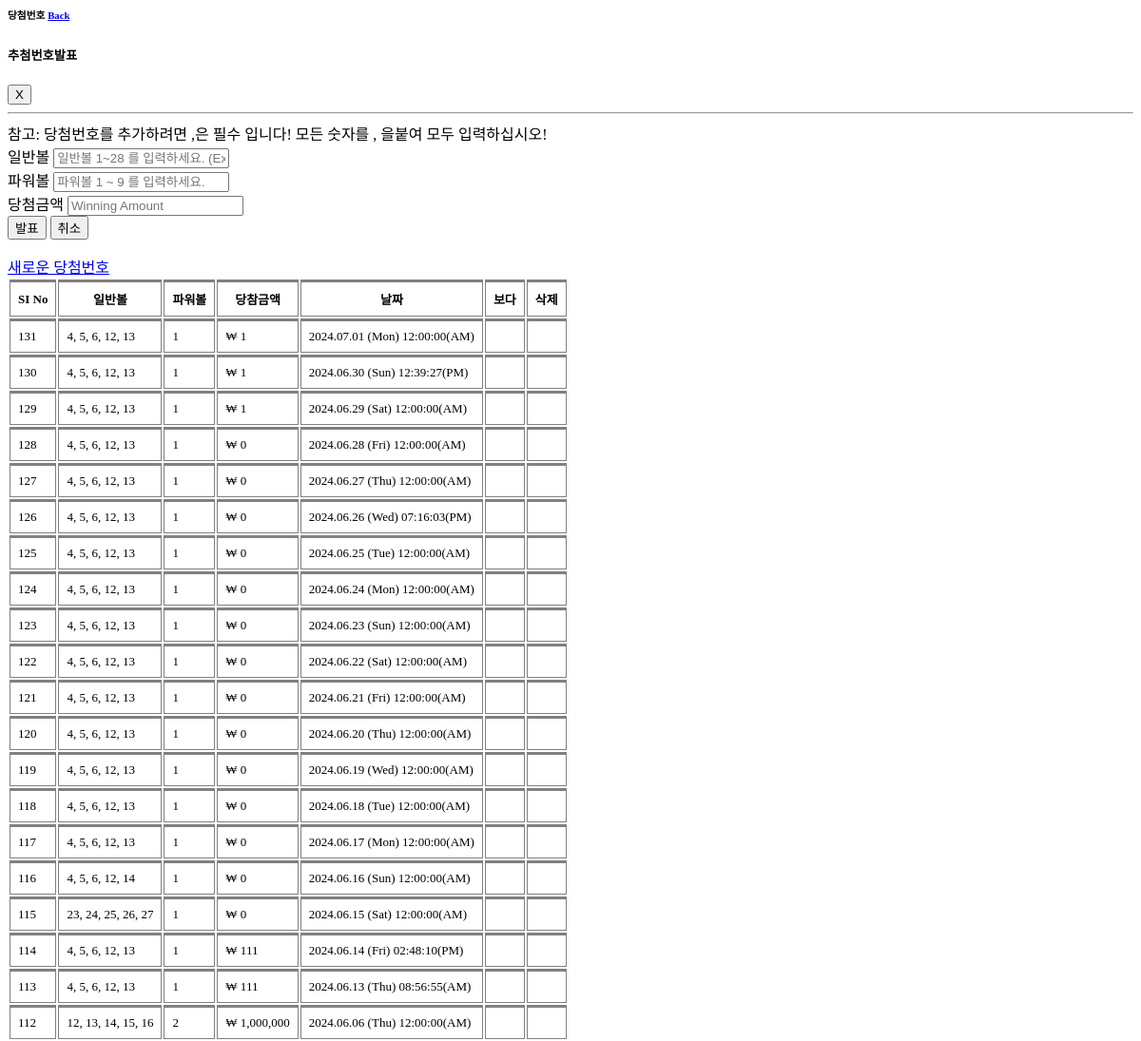
The app's page /admin/winning_numbers.php (upper part), older data.
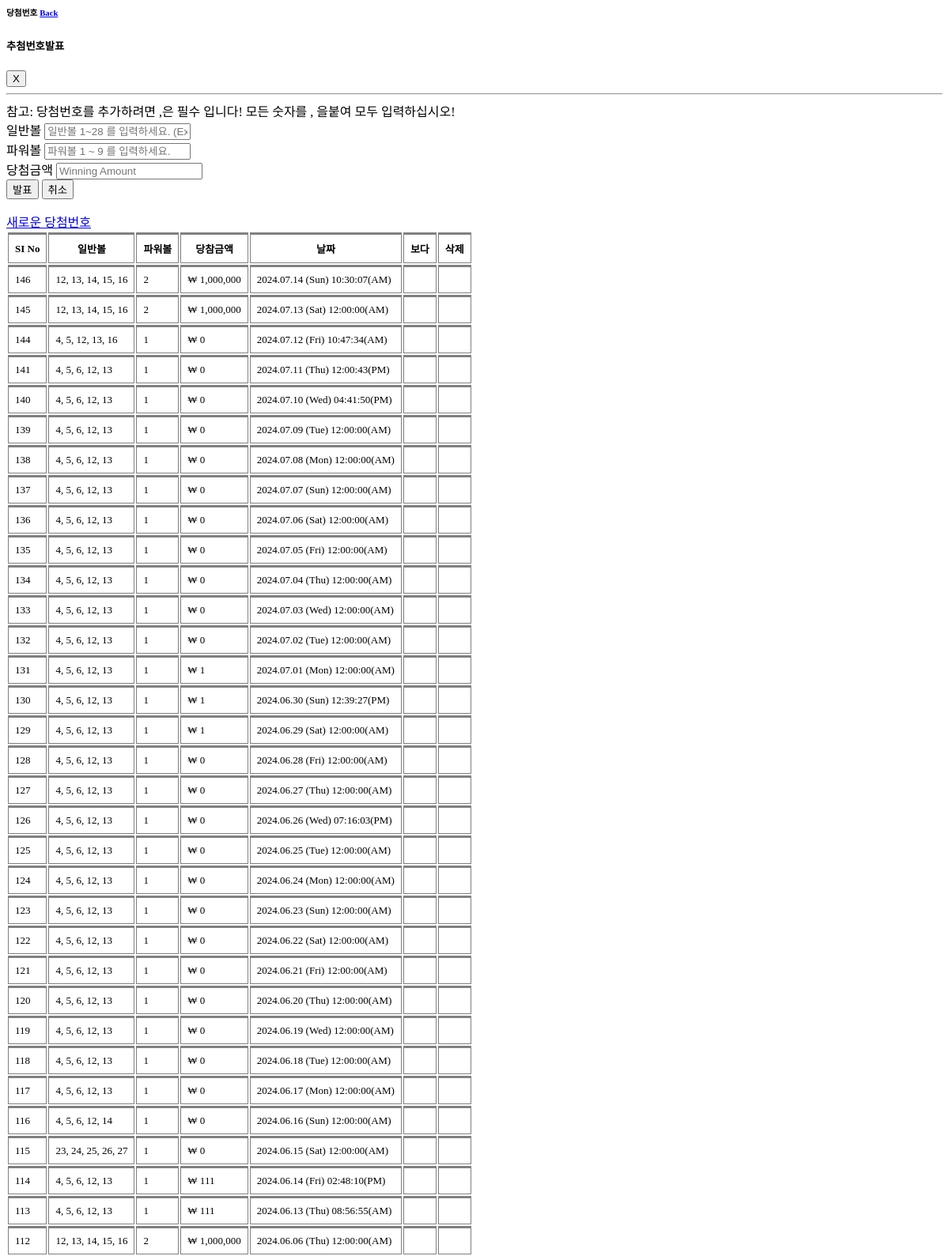
The same page, newer data.
### tables this page shows
CREATE TABLE `generate_numbers` (
  `gen_id` int(11) NOT NULL,
  `main_numbers` varchar(100) NOT NULL,
  `powerball_number` varchar(20) NOT NULL,
  `winning_price` int(100) NOT NULL DEFAULT 0,
  `generated_at` datetime NOT NULL DEFAULT current_timestamp()
);

### admin/winning_numbers.php (the view, shortened to what this page needs)
<div class="container-fluid pt-4 px-4">
    <div class="row g-4">
        <div class="col-sm-12">
            <div class="bg-secondary rounded h-100 p-4">
                <div>
                    <h6 class="mb-4">당첨번호
                        <a href="index.php" class="btn btn-primary btn-sm float-end">Back</a>
                    </h6>
                </div>
                <?php include_once("./data/create_numbers.php"); ?>
                <div class="d-flex">
                    <a href="#winningnumbers" class="btn btn-primary text-light btn-sm my-2 mx-0" data-bs-toggle="modal"><i class="bi bi-plus-square me-2"></i>새로운 당첨번호</a>
                </div>
                <div class="table-responsive my-2">
                    <table class="table table-bordered text-white text-center my-3" style="font-size: small;" id="myTable">
                        <thead>
                            <tr>
                                <th class="text-center">SI No</th>
                                <th class="text-center">일반볼</th>
                                <th class="text-center">파워볼</th>
                                <th class="text-center">당참금액</th>
                                <th class="text-center">날짜</th>
                                <th class="text-center">보다</th>
                                <th class="text-center">삭제</th>
                            </tr>
                        </thead>
                        <tbody>
                            <?php
                            include "./inc/connect.php";
                            $get_users = "Select * from `generate_numbers` order by `generated_at` DESC";
                            $result_query = mysqli_query($conn, $get_users);
                            while ($run_query = mysqli_fetch_array($result_query)) {
                                $main_numbers = explode(',', $run_query["main_numbers"]);
                                sort($main_numbers);
                                $sortedNumbers = implode(', ', $main_numbers);
                                $id = $run_query['gen_id'];
                                $powerballs = $run_query['powerball_number'];
                                $winning_price = $run_query['winning_price'];
                                $currentDateTime = date('Y.m.d (D) h:i:s(A)', strtotime($run_query['generated_at']));
                            ?>
                                <tr class='text-center'>
                                    <td><?php echo $id ?></td>
                                    <td><?php echo ($sortedNumbers) ?></td>
                                    <td><?php echo ($powerballs) ?></td>
                                    <td>₩ <?php echo number_format(($winning_price)) ?></td>
                                    <td> <?php echo $currentDateTime ?></td>
                                    <td><a href='index.php?winning_numbers_update=<?php echo $id ?>' class='text-success'><i class='fa-solid fa-pen-to-square'></i></a></td>
                                    <td><a href='index.php?delete_draw_numbers=<?php echo $id ?>' class='text-danger'><i class='fa-solid fa-trash-can'></i></a></td>
                                </tr>
                            <?php
                            }
                            ?>
                        </tbody>
                    </table>
                </div>
            </div>
        </div>
    </div>
</div>

Row changes from the older to the newer data that the page shows:
added generate_numbers: gen_id "146", main_numbers "12, 13, 14, 15, 16", powerball_number "2", winning_price "1,000,000", generated_at "2024.07.14 (Sun) 10:30:07(AM)"
added generate_numbers: gen_id "145", main_numbers "12, 13, 14, 15, 16", powerball_number "2", winning_price "1,000,000", generated_at "2024.07.13 (Sat) 12:00:00(AM)"
added generate_numbers: gen_id "144", sortedNumbers "4, 5, 12, 13, 16", powerball_number "1", winning_price "0", generated_at "2024.07.12 (Fri) 10:47:34(AM)"
added generate_numbers: gen_id "141", sortedNumbers "4, 5, 6, 12, 13", powerball_number "1", winning_price "0", generated_at "2024.07.11 (Thu) 12:00:43(PM)"
added generate_numbers: gen_id "140", sortedNumbers "4, 5, 6, 12, 13", powerball_number "1", winning_price "0", generated_at "2024.07.10 (Wed) 04:41:50(PM)"
added generate_numbers: gen_id "139", sortedNumbers "4, 5, 6, 12, 13", powerball_number "1", winning_price "0", generated_at "2024.07.09 (Tue) 12:00:00(AM)"
added generate_numbers: gen_id "138", sortedNumbers "4, 5, 6, 12, 13", powerball_number "1", winning_price "0", generated_at "2024.07.08 (Mon) 12:00:00(AM)"
added generate_numbers: gen_id "137", sortedNumbers "4, 5, 6, 12, 13", powerball_number "1", winning_price "0", generated_at "2024.07.07 (Sun) 12:00:00(AM)"
added generate_numbers: gen_id "136", sortedNumbers "4, 5, 6, 12, 13", powerball_number "1", winning_price "0", generated_at "2024.07.06 (Sat) 12:00:00(AM)"
added generate_numbers: gen_id "135", sortedNumbers "4, 5, 6, 12, 13", powerball_number "1", winning_price "0", generated_at "2024.07.05 (Fri) 12:00:00(AM)"
added generate_numbers: gen_id "134", sortedNumbers "4, 5, 6, 12, 13", powerball_number "1", winning_price "0", generated_at "2024.07.04 (Thu) 12:00:00(AM)"
added generate_numbers: gen_id "133", sortedNumbers "4, 5, 6, 12, 13", powerball_number "1", winning_price "0", generated_at "2024.07.03 (Wed) 12:00:00(AM)"
added generate_numbers: gen_id "132", sortedNumbers "4, 5, 6, 12, 13", powerball_number "1", winning_price "0", generated_at "2024.07.02 (Tue) 12:00:00(AM)"
